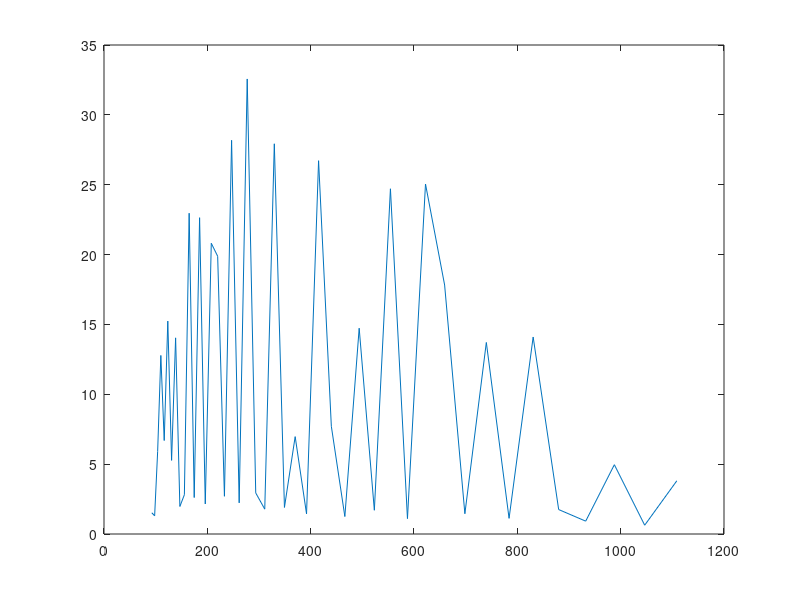

Reproduce this figure in MATLAB.
freqs = [92.50,98.00,103.83,110.00,116.54,123.47,130.81,138.59,146.83,155.56,164.81,174.61,185.00,196.00,207.65,220.00,233.08,246.94,261.63,277.18,293.66,311.13,329.63,349.23,369.99,392.00,415.30,440.00,466.16,493.88,523.25,554.37,587.33,622.25,659.26,698.46,739.99,783.99,830.61,880.00,932.33,987.77,1046.50,1108.73;1.52,1.30,5.91,12.78,6.69,15.24,5.27,14.04,1.97,2.81,22.96,2.61,22.64,2.15,20.81,19.88,2.70,28.18,2.23,32.57,2.94,1.78,27.93,1.90,6.97,1.44,26.72,7.71,1.25,14.73,1.70,24.71,1.10,25.05,17.82,1.45,13.71,1.12,14.10,1.75,0.92,4.96,0.63,3.81];
plot ( freqs(1,:), freqs(2,:)); pause
